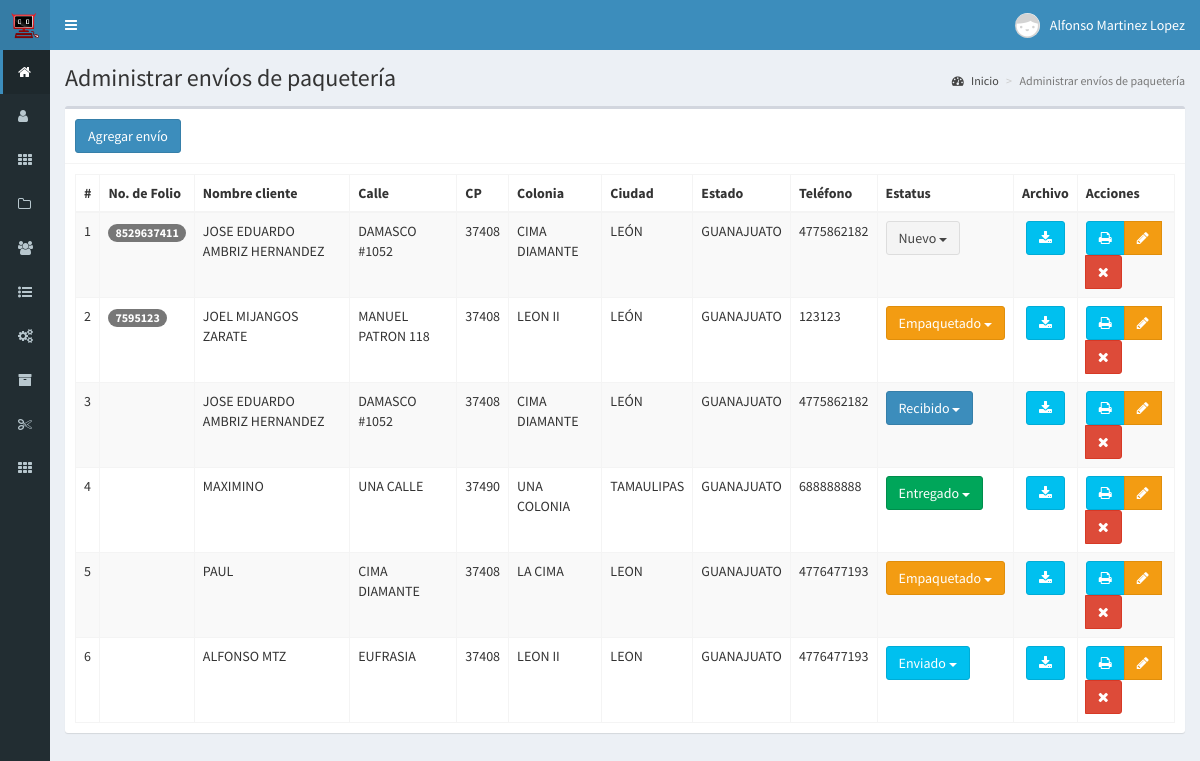
The app's page /pedidosPaqueteria (signed in) with its own data.
### tables this page shows
CREATE TABLE `pedidospaqueteria` (
  `id` int(11) NOT NULL AUTO_INCREMENT,
  `folio` varchar(255) DEFAULT NULL,
  `nombreCompleto` varchar(255) DEFAULT NULL,
  `calle` varchar(255) DEFAULT NULL,
  `cp` int(11) DEFAULT NULL,
  `colonia` varchar(255) DEFAULT NULL,
  `idCiudad` varchar(255) DEFAULT '',
  `idEstado` varchar(255) DEFAULT '',
  `telefono` varchar(10) DEFAULT '',
  `entreCalles` varchar(255) DEFAULT NULL,
  `referencias` varchar(255) DEFAULT NULL,
  `estatus` tinyint(4) DEFAULT NULL,
  `fechaAlta` timestamp NULL DEFAULT NULL ON UPDATE CURRENT_TIMESTAMP,
  `archivo` varchar(255) DEFAULT NULL,
  PRIMARY KEY (`id`)
);

### controladores/plantilla.controlador.php (called while the page is built)
<?php
class ControladorPlantilla{
	static public function ctrPlantilla(){
		include "vistas/plantilla.php";
	}
}

### index.php (called while the page is built, shortened)
<?php
require_once "controladores/plantilla.controlador.php";
require_once "controladores/ventas.controlador.php";
require_once "controladores/pedidosPaqueteria.controlador.php";
require_once "controladores/catalogosSat.controlador.php";
require_once "modelos/pedidosPaqueteria.modelo.php";
$plantilla = new ControladorPlantilla();
$plantilla -> ctrPlantilla();

### controladores/pedidosPaqueteria.controlador.php (called while the page is built, shortened)
<?php
class ControladorPedidosPaqueteria
{
    static public function ctrMostrarPaqueteria($item, $valor)
    {
        $tabla = "pedidospaqueteria";
        $respuesta = ModeloPedidosPaqueteriasAdmn::mdlMostrarPedidosPaqueterias($tabla, $item, $valor);
        return $respuesta;
    }
}

### modelos/conexion.php (called while the page is built)
<?php
class Conexion
{
    static public function conectar()
    {
        $link = new PDO("mysql:host=localhost;
                        dbname=bopos",
                        "root",
                        "");
        $link->exec("set names utf8");
        return $link;
    }
}

### modelos/pedidosPaqueteria.modelo.php (called while the page is built, shortened)
<?php
require_once "conexion.php";
class ModeloPedidosPaqueteriasAdmn
{
    static public function mdlMostrarPedidosPaqueterias($tabla, $item, $valor)
    {
        if ($item != null) {
            $stmt = Conexion::conectar()->prepare("SELECT * FROM $tabla WHERE $item = :$item");
            $stmt->bindParam(":" . $item, $valor, PDO::PARAM_STR);
            $stmt->execute();
            return $stmt->fetch();
        } else {
            $stmt = Conexion::conectar()->prepare("SELECT * FROM $tabla ORDER BY id DESC");
            $stmt->execute();
            return $stmt->fetchAll();
        }
    }
}

### vistas/modulos/pedidosPaqueteria.php (the view, shortened to what this page needs)
<div class="content-wrapper">
    <section class="content-header">
        <h1>
            Administrar envíos de paquetería
        </h1>
        <ol class="breadcrumb">
            <li><a href="inicio"><i class="fa fa-dashboard"></i> Inicio</a></li>
            <li class="active">Administrar envíos de paquetería</li>
        </ol>
    </section>
    <section class="content">
        <div class="box">
            <div class="box-header with-border">
                <button class="btn btn-primary" data-toggle="modal" data-target="#modalAgregarPedidoPaqueteria">
                    Agregar envío
                </button>
            </div>
            <div class="box-body">
                <table class="table table-bordered table-striped dt-responsive tablas" width="100%">
                    <thead>
                        <tr>
                            <th style="width:10px">#</th>
                            <th>No. de Folio</th>
                            <th>Nombre cliente</th>
                            <th>Calle</th>
                            <th>CP</th>
                            <th>Colonia</th>
                            <th>Ciudad</th>
                            <th>Estado</th>
                            <th>Teléfono</th>
                            <th>Estatus</th>
                            <th>Archivo</th>
                            <th>Acciones</th>
                        </tr>
                    </thead>
                    <tbody>
                        <?php
                        $item = null;
                        $valor = null;
                        $pedidosP = ControladorPedidosPaqueteria::ctrMostrarPaqueteria($item, $valor);
                        foreach ($pedidosP as $key => $value) {
                            echo ' <tr>
                    <td>' . ($key + 1) . '</td>
                    <td class="text-uppercase"><span class="badge badge-pill badge-danger">' . $value["folio"] . '</span></td>
                    <td class="text-uppercase">' . $value["nombreCompleto"] . '</td>
                    <td class="text-uppercase">' . $value["calle"] . '</td>
                    <td class="text-uppercase">' . $value["cp"] . '</td>
                    <td class="text-uppercase">' . $value["colonia"] . '</td>
                    <td class="text-uppercase">' . $value["idCiudad"] . '</td>
                    <td class="text-uppercase">' . $value["idEstado"] . '</td>
                    <td class="text-uppercase">' . $value["telefono"] . '</td>';
                            switch ($value["estatus"]) {
                                case 1:
                                    $estatus = "Recibido";
                                    $color = "primary";
                                    break;
                                case 2:
                                    $estatus = "Empaquetado";
                                    $color = "warning";
                                    break;
                                case 3:
                                    $estatus = "Enviado";
                                    $color = "info";
                                    break;
                                case 4:
                                    $estatus = "Entregado";
                                    $color = "success";
                                    break;
                                default:
                                    $estatus = "Nuevo";
                                    $color = "default";
                                    break;
                            }
                            echo '<td class="text-uppercase">
                        <div class="btn-group">
                            <button type="button" class="btn btn-' . $color . ' dropdown-toggle" data-toggle="dropdown">
                            ' . $estatus . ' <span class="caret"></span>
                            </button>
                            <ul class="dropdown-menu" role="menu">
                                <li><a href="#" class="actionEstatus" estatus="1" idPedidoPaqueteria="' . $value["id"] . '" usuario="' . $_SESSION["usuario"] . '">Recibido</a></li>
                                <li><a href="#" class="actionEstatus" estatus="2" idPedidoPaqueteria="' . $value["id"] . '" usuario="' . $_SESSION["usuario"] . '">Empaquetado</a></li>
                                <li><a href="#" class="actionEstatus" estatus="3" idPedidoPaqueteria="' . $value["id"] . '" usuario="' . $_SESSION["usuario"] . '">Enviado</a></li>
                                <li><a href="#" class="actionEstatus" estatus="4" idPedidoPaqueteria="' . $value["id"] . '" usuario="' . $_SESSION["usuario"] . '">Entregado</a></li>
                                <li><a href="#" class="actionEstatus" estatus="5" idPedidoPaqueteria="' . $value["id"] . '" usuario="' . $_SESSION["usuario"] . '">Terminado</a></li>
                                <li class="divider"></li>
                                <li><a href="#" class="verHistorial" data-toggle="modal" data-target="#modalVerHistorialPaq" idPedidoPaqueteria="' . $value["id"] . '">Historial</a></li>
                            </ul>
                        </div>
                    </td>
                    <td class="text-uppercase">
                    <div class="text-center">
                        <a class="btn btn-info" href="descargar.php?file=' . $value["archivo"] . '"><i class="fa fa-download"></i></a>
                    </div>
                    </td>
                    <td>
                      <div class="btn-group">
                        <button class="btn btn-info btnImprimirPaqueteria" codigoPaqueteria="' . $value["id"] . '"><i class="fa fa-print"></i>
                         </button>
                        <button class="btn btn-warning btnEditarPedidoPaqueteria" idPedidoPaqueteria="' . $value["id"] . '" data-toggle="modal" data-target="#modalEditarPedidoPaqueteria"><i class="fa fa-pencil"></i></button>';
                            if ($_SESSION["perfil"] == "Administrador") {
                                echo '<button class="btn btn-danger btnEliminaPedidoPaqueteria" idPedidoPaqueteria="' . $value["id"] . '"><i class="fa fa-times"></i></button>';
                            }
                            echo '</div>
                    </td>
                  </tr>';
                        }
                        ?>
                    </tbody>
                </table>
            </div>
        </div>
    </section>
</div>

### records on screen
pedidospaqueteria: folio "8529637411", nombreCompleto "JOSE EDUARDO AMBRIZ HERNANDEZ", calle "DAMASCO #1052", cp "37408", colonia "CIMA DIAMANTE", idCiudad "LEÓN", idEstado "GUANAJUATO", telefono "4775862182", estatus "Nuevo"
pedidospaqueteria: folio "7595123", nombreCompleto "JOEL MIJANGOS ZARATE", calle "MANUEL PATRON 118", cp "37408", colonia "LEON II", idCiudad "LEÓN", idEstado "GUANAJUATO", telefono "123123", estatus "Empaquetado"
pedidospaqueteria: nombreCompleto "JOSE EDUARDO AMBRIZ HERNANDEZ", calle "DAMASCO #1052", cp "37408", colonia "CIMA DIAMANTE", idCiudad "LEÓN", idEstado "GUANAJUATO", telefono "4775862182", estatus "Recibido"
pedidospaqueteria: nombreCompleto "MAXIMINO", calle "UNA CALLE", cp "37490", colonia "UNA COLONIA", idCiudad "TAMAULIPAS", idEstado "GUANAJUATO", telefono "688888888", estatus "Entregado"
pedidospaqueteria: nombreCompleto "PAUL", calle "CIMA DIAMANTE", cp "37408", colonia "LA CIMA", idCiudad "LEON", idEstado "GUANAJUATO", telefono "4776477193", estatus "Empaquetado"
pedidospaqueteria: nombreCompleto "ALFONSO MTZ", calle "EUFRASIA", cp "37408", colonia "LEON II", idCiudad "LEON", idEstado "GUANAJUATO", telefono "4776477193", estatus "Enviado"

### other values on screen
$_SESSION["nombre"] "Alfonso Martinez Lopez"
